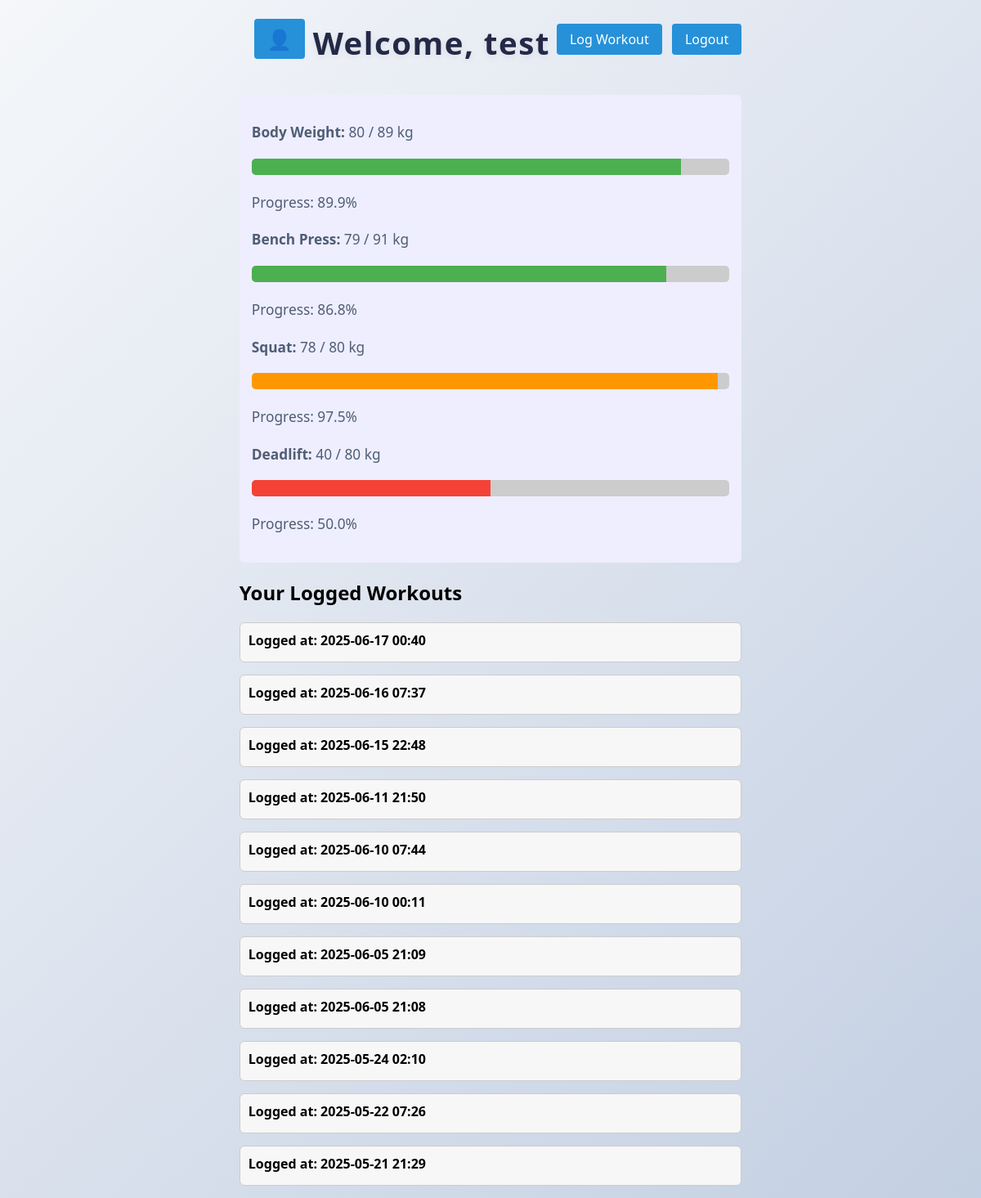
Screenshot of /home (signed in) with the database file from the repository.
### workout_tracker/database_models.py (models this page shows)
class User(db.Model):
    __tablename__ = 'Users Table'
    ID = db.Column(db.Integer, primary_key=True)
    Username = db.Column(db.String, unique=True, nullable=False)
    password_hash = db.Column(db.String, nullable=False)
    Join_date = db.Column(db.String)
    instructions = db.Column(db.Text)
    description = db.Column(db.Text)
    bench_goal = db.Column(db.Integer)
    squat_goal = db.Column(db.Integer)
    deadlift_goal = db.Column(db.Integer)
    bench_current = db.Column(db.Integer)
    squat_current = db.Column(db.Integer)
    deadlift_current = db.Column(db.Integer)
    recovery_phrase = db.Column(db.Text)
    weight_updated = db.Column(db.String)
    current_weight = db.Column(db.Float)
    goal_weight = db.Column(db.Float)

class UserExercise(db.Model):
    __tablename__ = 'UserExercises'
    ID = db.Column(db.Integer, primary_key=True)
    user_id = db.Column(db.Integer, nullable=False)
    duration = db.Column(db.Integer)
    intensity = db.Column(db.Integer)
    calories_burned = db.Column(db.Integer)
    notes = db.Column(db.Text)
    date_completed = db.Column(db.Integer)
    exercises = db.relationship('WorkoutExercise', backref='parent', lazy=True)

### workout_tracker/app.py (the view)
@app.route('/home')
def home():
    if 'user_id' not in session:
        return redirect(url_for('login'))
    user = User.query.get(session['user_id'])
    logs = (
        UserExercise.query
        .filter_by(user_id=user.ID)
        .order_by(UserExercise.date_completed.desc())
        .all()
    )
    grouped = {}
    for log in logs:
        exercises = WorkoutExercise.query.filter_by(user_exercise_id=log.ID).all()
        grouped[log.date_completed] = {
            "meta": log,
            "exercises": exercises
        }
    return render_template('home_page.html', user=user, grouped_workouts=grouped)

### workout_tracker/app.py (called while the page is built)
@app.template_filter('datetimeformat')
def datetimeformat(value):
    return datetime.fromtimestamp(int(value)).strftime('%Y-%m-%d %H:%M')

### Templates/home_page.html (shortened to what this page needs)
<!DOCTYPE html>
<html lang="en">
<head>
    <link rel="stylesheet" href="{{ url_for('static', filename='css/main_styles.css') }}">
</head>
<body>
<div class="center">
    <div class="top-bar">
        <div class="profile-icon">
            <a href="{{ url_for('profile_settings') }}" title="Edit Profile">👤</a>
        </div>
        <h1>Welcome, {{ user.Username }}</h1>
        <div>
            <a href="{{ url_for('log_workout') }}">Log Workout</a>
            <a href="{{ url_for('logout') }}">Logout</a>
        </div>
    </div>
    <div class="goals-info">
        {% if user.current_weight and user.goal_weight %}
            <p><strong>Body Weight:</strong> {{ user.current_weight }} / {{ user.goal_weight }} kg</p>
            {% if user.goal_weight < user.current_weight %}
                {% set weight_progress = (user.goal_weight / user.current_weight) * 100 %}
                <div class="progress-bar">
                    <div class="progress-fill" style="width: {{ weight_progress | round(1) }}%; background: #ff5722;"></div>
                </div>
            {% else %}
                {% set weight_progress = (user.current_weight / user.goal_weight) * 100 %}
                <div class="progress-bar">
                    <div class="progress-fill" style="width: {{ weight_progress | round(1) }}%; background: #4caf50;"></div>
                </div>
            {% endif %}
            <p>Progress: {{ weight_progress | round(1) }}%</p>
        {% endif %}
        {% if user.bench_current and user.bench_goal %}
            <p><strong>Bench Press:</strong> {{ user.bench_current }} / {{ user.bench_goal }} kg</p>
            {% set bench_pct = (user.bench_current / user.bench_goal * 100) %}
            <div class="progress-bar">
                <div class="progress-fill" style="width: {{ bench_pct | round(1) }}%; background: #4CAF50;"></div>
            </div>
            <p>Progress: {{ bench_pct | round(1) }}%</p>
        {% endif %}
        {% if user.squat_current and user.squat_goal %}
            <p><strong>Squat:</strong> {{ user.squat_current }} / {{ user.squat_goal }} kg</p>
            {% set squat_pct = (user.squat_current / user.squat_goal * 100) %}
            <div class="progress-bar">
                <div class="progress-fill" style="width: {{ squat_pct | round(1) }}%; background: #FF9800;"></div>
            </div>
            <p>Progress: {{ squat_pct | round(1) }}%</p>
        {% endif %}
        {% if user.deadlift_current and user.deadlift_goal %}
            <p><strong>Deadlift:</strong> {{ user.deadlift_current }} / {{ user.deadlift_goal }} kg</p>
            {% set dl_pct = (user.deadlift_current / user.deadlift_goal * 100) %}
            <div class="progress-bar">
                <div class="progress-fill" style="width: {{ dl_pct | round(1) }}%; background: #F44336;"></div>
            </div>
            <p>Progress: {{ dl_pct | round(1) }}%</p>
        {% endif %}
    </div>
    <h2>Your Logged Workouts</h2>
    {% if grouped_workouts %}
        {% for ts, block in grouped_workouts.items() %}
        <div class="workout-entry">
            <div class="workout-header" onclick="toggleDetails(this)">
                Logged at: {{ ts | datetimeformat }}
            </div>
        </div>
        {% endfor %}
    {% else %}
        <p>No workouts logged yet.</p>
    {% endif %}
</div>
</body>
</html>

### static/css/main_styles.css (style rules this page uses)
body { background: linear-gradient(135deg, #f5f7fa 0%, #c3cfe2 100%); font-family: 'Segoe UI', Arial, sans-serif; margin: 0; min-height: 100vh; display: flex; flex-direction: column; align-items: center; justify-content: center; }
h1 { color: #232946; margin-bottom: 18px; font-size: 2.4rem; font-weight: 700; letter-spacing: 1.5px; text-shadow: 0 2px 8px rgba(35, 41, 70, 0.08); }
p, label { color: #4f5d75; font-size: 1.08rem; margin-bottom: 18px; line-height: 1.6; }
.workout-entry { margin-bottom: 15px; border: 1px solid #ccc; border-radius: 6px; background: #f7f7f7; padding: 10px; }
.workout-header { font-weight: bold; cursor: pointer; margin-bottom: 5px; }
.top-bar { display: flex; justify-content: space-between; align-items: center; margin-bottom: 20px; }
.top-bar a { padding: 8px 16px; text-decoration: none; background-color: #2691d9; color: white; border-radius: 4px; margin-left: 8px; }
.profile-icon { margin-right: auto; padding: 10px; }
.profile-icon a { font-size: 1.5rem; text-decoration: none; color: #2691d9; }
.goals-info { margin: 20px 0; padding: 15px; background: #eef; border-radius: 6px; }
.progress-bar { background: #ccc; height: 20px; border-radius: 5px; margin-bottom: 20px; overflow: hidden; }
.progress-fill { height: 100%; }
body { font-family: 'Segoe UI', sans-serif; background-color: #f2f2f2; margin: 0; }

### rows the page displays
User: Username "test", current_weight "80", goal_weight "89", bench_current "79", bench_goal "91", squat_current "78", squat_goal "80", deadlift_current "40", deadlift_goal "80"
UserExercise: date_completed "2025-06-17 00:40"
UserExercise: date_completed "2025-06-16 07:37"
UserExercise: date_completed "2025-06-15 22:48"
UserExercise: date_completed "2025-06-11 21:50"
UserExercise: date_completed "2025-06-10 07:44"
UserExercise: date_completed "2025-06-10 00:11"
UserExercise: date_completed "2025-06-05 21:09"
UserExercise: date_completed "2025-06-05 21:08"
UserExercise: date_completed "2025-05-24 02:10"
UserExercise: date_completed "2025-05-22 07:26"
UserExercise: date_completed "2025-05-21 21:29"

### other values shown
{{ weight_progress | round(1) }} "89.9"
{{ bench_pct | round(1) }} "86.8"
{{ squat_pct | round(1) }} "97.5"
{{ dl_pct | round(1) }} "50.0"
